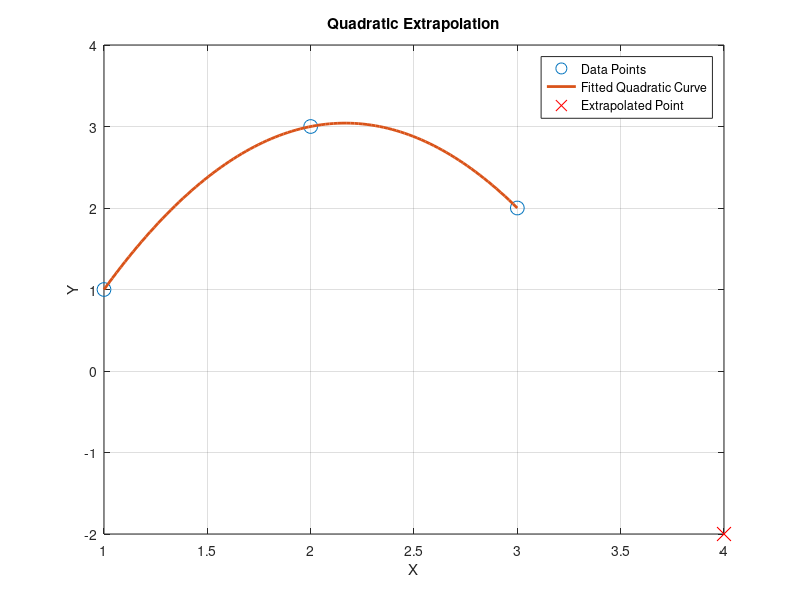

This chart was generated by the following MATLAB code:
% Given data points
x = [1, 2, 3];
y = [1, 3, 2];

% Fit a quadratic curve to the data
p = polyfit(x, y, 2); % Quadratic polynomial coefficients

% New x-value for extrapolation
x_new = 4;

% Extrapolate y-value using the quadratic function
y_new = polyval(p, x_new);

% Plot original data points
plot(x, y, 'o', 'MarkerSize', 10, 'DisplayName', 'Data Points');
hold on;

% Plot the fitted quadratic curve
x_fit = linspace(min(x), max(x), 100); % Generate x-values for the curve
y_fit = polyval(p, x_fit); % Evaluate the quadratic function
plot(x_fit, y_fit, 'LineWidth', 2, 'DisplayName', 'Fitted Quadratic Curve');

% Plot the extrapolated point
plot(x_new, y_new, 'rx', 'MarkerSize', 10, 'DisplayName', 'Extrapolated Point');

% Add labels and legend
xlabel('X');
ylabel('Y');
title('Quadratic Extrapolation');
legend('Location', 'best');
grid on;
hold off;